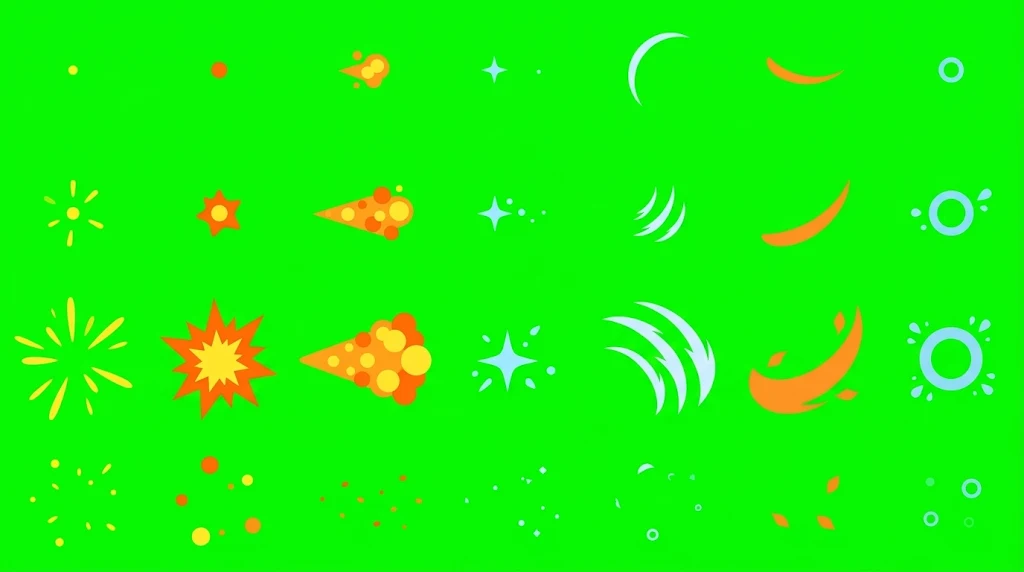
#> input picture animations/source/attack_effects.png, 1024 x 572 px; its folder holds only this picture in this run
$ python -i attack_effects.py   (imports and definitions only)
#> lines starting #> are read from the running program, lines starting #| are printed output that depends on the picture; after the words box and inside, x2 and y2 are one past the last pixel; in counts of white or black regions, pixels touching at a corner belong together
### scripts/extract_brawlers.py
"""Cut brawler sprites out of their source images and save them as transparent PNGs.

Sources (in brawlers/source/):
  - greenscreen_sheet.jpg : several brawlers on a green screen -> chroma-keyed and split
  - *_black.png           : one brawler on a solid black background -> black removed

Output: brawlers/<name>.png (RGBA, tightly cropped with a small padding)

Requires: numpy, Pillow
Run from the repo root:  python3 scripts/extract_brawlers.py
"""

from collections import deque
from pathlib import Path

import numpy as np
from PIL import Image, ImageFilter

ROOT = Path(__file__).resolve().parent.parent
SRC = ROOT / "brawlers" / "source"
OUT = ROOT / "brawlers"
PAD = 4  # transparent pixels kept around each cropped sprite

# Names for the green-screen sheet, in reading order (top row left->right, then bottom row).
SHEET_NAMES = ["chick", "tnt", "dragon", "wizard", "ghost"]
BLACK_BG_SOURCES = {"acorn": "acorn_black.png", "octopus": "octopus_black.png"}


# ---------------------------------------------------------------- helpers

# [19 lines left out: functions flood_from_border, flood, not called in this run]


def dilate(mask: np.ndarray, r: int) -> np.ndarray:
    out = mask.copy()
    for _ in range(r):
        m = out.copy()
        m[1:, :] |= out[:-1, :]
        m[:-1, :] |= out[1:, :]
        m[:, 1:] |= out[:, :-1]
        m[:, :-1] |= out[:, 1:]
        out = m
    return out


def label(mask: np.ndarray):
    """8-connected component labelling. Returns (labels, count)."""
    h, w = mask.shape
    labels = np.zeros((h, w), dtype=np.int32)
    n = 0
    for sy, sx in zip(*np.nonzero(mask)):
        if labels[sy, sx]:
            continue
        n += 1
        labels[sy, sx] = n
        q = deque([(sy, sx)])
        while q:
            y, x = q.popleft()
            for dy in (-1, 0, 1):
                for dx in (-1, 0, 1):
                    ny, nx = y + dy, x + dx
                    if 0 <= ny < h and 0 <= nx < w and mask[ny, nx] and not labels[ny, nx]:
                        labels[ny, nx] = n
                        q.append((ny, nx))
    return labels, n


# [228 lines left out: functions crop_to_alpha, unmix, window_stack, key_green, key_magenta, split_sheet and 2 more, not called in this run]


# [2 lines that do not run on import are left out]

### scripts/extract_effects.py
"""Trace the brawlers' particle effects out of their green-screen sheet.

Source (in effects/source/):
  - effects_greenscreen.jpg : 7 small clusters of flat shapes in a row, one per brawler

Output:
  - effects/<name>.png            each whole cluster, as it was drawn
  - effects/pieces/<name>_<n>.png every single shape of a cluster, biggest first (n = 1, 2, ...)

The sheet is small and every shape is one flat colour, so the shapes are traced rather than
just cut out: each pixel is assigned to one of the cluster's few colours, the outline is
enlarged 3x and re-sharpened, and the result is filled with the exact flat colour. That
gives crisp sprites with no green fringe.

Requires: numpy, Pillow
Run from the repo root:  python3 scripts/extract_effects.py
"""

from pathlib import Path

import numpy as np
from PIL import Image

from extract_brawlers import dilate, label
from shade_brawlers import blur

ROOT = Path(__file__).resolve().parent.parent
SRC = ROOT / "effects" / "source" / "effects_greenscreen.jpg"
OUT = ROOT / "effects"
PIECES = OUT / "pieces"

# Names of the clusters on the sheet, left to right, and the brawler each belongs to.
SHEET_NAMES = ["feathers", "spark", "fire", "magic", "mist", "leaves", "bubbles"]
BRAWLER = {"feathers": "chick", "spark": "tnt", "fire": "dragon", "magic": "wizard",
           "mist": "ghost", "leaves": "acorn", "bubbles": "octopus"}

SCALE = 3            # output is this many times larger than the sheet
PAD = 4              # transparent pixels kept around each sprite (in output pixels)
FG_DISTANCE = 45.0   # a pixel this far from the background colour is certainly a shape
CLUSTER_GAP = 22     # empty columns that separate two clusters on the sheet
MERGE = 38.0         # colours closer than this are the same flat colour
MIN_PIECE = 14       # ignore traced specks smaller than this many output pixels


def erode(mask: np.ndarray) -> np.ndarray:
    return ~dilate(~mask, 1)


# [10 lines left out: function find_clusters, not called in this run]


def flat_colours(pixels: np.ndarray, bg: np.ndarray, purest: bool = False) -> np.ndarray:
    """The few flat colours a set of pixels is painted in.

    purest: measure each colour from its purest pixels only. Needed when small shapes have a
    colour of their own (pebbles in a puff of dust): most of a small shape is soft edge, which
    is blended with the screen, so its average is off toward green.
    """
    q = Image.fromarray(pixels.astype(np.uint8).reshape(-1, 1, 3)).quantize(6, method=Image.MEDIANCUT)
    pal = np.array(q.getpalette()[:18], dtype=np.float32).reshape(6, 3)
    counts = np.bincount(np.asarray(q).ravel(), minlength=6)
    groups: list[list] = []          # [colour, pixel count]
    for i in np.argsort(-counts):
        if counts[i] == 0:
            continue
        for g in groups:
            if np.linalg.norm(g[0] - pal[i]) < MERGE:
                g[0] = (g[0] * g[1] + pal[i] * counts[i]) / (g[1] + counts[i])
                g[1] += counts[i]
                break
        else:
            groups.append([pal[i].copy(), int(counts[i])])
    groups = [g for g in groups if g[1] >= 0.04 * len(pixels)]
    # A soft edge blends a shape's colour with the background, which gives in-between colours
    # (orange on green looks olive). Those are not real colours of the art: drop every colour
    # that is just another, more common colour mixed with the background.
    keep: list[list] = []
    for colour, count in sorted(groups, key=lambda g: -g[1]):
        blended = False
        for other, _ in keep:
            d = other - bg
            a = float(((colour - bg) * d).sum() / (d * d).sum())
            if 0.25 < a < 0.95 and np.linalg.norm(colour - (bg + a * d)) < 22:
                blended = True
        if not blended:
            keep.append([colour, count])
    # Grouping can leave two versions of one colour (the same blue, once with a little green
    # from the screen in it). Join colours that are still close, the most common first.
    joined: list[list] = []
    for colour, count in keep:
        for g in joined:
            if np.linalg.norm(g[0] - colour) < MERGE:
                g[0] = (g[0] * g[1] + colour * count) / (g[1] + count)
                g[1] += count
                break
        else:
            joined.append([colour.copy(), count])
    colours = np.array([g[0] for g in joined], dtype=np.float32)
    if purest:
        # The purest pixels of a colour are the ones least like the screen.
        nearest = ((pixels[:, None, :] - colours[None]) ** 2).sum(-1).argmin(axis=1)
        for k in range(len(colours)):
            own = pixels[nearest == k]
            if len(own):
                far = np.sqrt(((own - bg) ** 2).sum(axis=1))
                colours[k] = np.median(own[far >= np.percentile(far, 70)], axis=0)
    # The art has no green in it, so a colour with more green than red or blue has picked
    # that up from the screen. Thin shapes do: take the extra green out.
    colours[:, 1] = np.minimum(colours[:, 1], np.maximum(colours[:, 0], colours[:, 2]))
    return colours


def resize(arr: np.ndarray, scale: int) -> np.ndarray:
    """Enlarge a float array smoothly."""
    img = Image.fromarray(arr.astype(np.float32), "F")
    return np.asarray(img.resize((arr.shape[1] * scale, arr.shape[0] * scale), Image.BICUBIC))


def trace(rgb: np.ndarray, fg: np.ndarray, bg: np.ndarray, purest: bool = False) -> np.ndarray:
    """Trace the flat shapes in `rgb` and return them as an RGBA image, SCALE times larger.

    purest: see flat_colours().
    """
    core = erode(fg)                     # pixels inside a shape, away from its soft edge
    deep = erode(core)
    sample = deep if deep.sum() >= 60 else core if core.sum() >= 30 else fg
    palette = flat_colours(rgb[sample], bg, purest)
    d = palette - bg                                                     # (K,3)

    # Every pixel is a blend of one flat colour F and the background B: P = a*F + (1-a)*B.
    # For each colour of the palette: how solid (a) the pixel would be, and how well that fits.
    p = rgb - bg
    a_all = np.clip((p[None] * d[:, None, None, :]).sum(-1) / (d * d).sum(-1)[:, None, None], 0.0, 1.0)
    err = ((p[None] - a_all[..., None] * d[:, None, None, :]) ** 2).sum(-1)
    fits = err.argmin(axis=0)                                            # best-fitting colour
    solidity = np.take_along_axis(a_all, fits[None], axis=0)[0]

    # Which flat colour is each pixel? Where the pixel is nearly pure, the best fit is
    # reliable. On the soft edge it is not (the colour there is mostly background), so the
    # answer spreads outward from the reliable pixels of the same shape instead.
    region = dilate(fg, 2)
    which = np.where(region & (deep | (solidity > 0.85)), fits, -1)
    for _ in range(4):
        grown = which.copy()
        for dy in (-1, 0, 1):
            for dx in (-1, 0, 1):
                moved = np.roll(np.roll(which, dy, axis=0), dx, axis=1)
                take = (grown < 0) & (moved >= 0) & region
                grown[take] = moved[take]
        which = grown
    which = np.where((which < 0) & region, fits, which)                  # shapes with no pure pixel
    # Image noise leaves a few stray pixels of the wrong colour; each pixel takes the colour
    # most common among itself and its 8 neighbours.
    for _ in range(2):
        votes = np.zeros((len(palette),) + which.shape, dtype=np.int32)
        for dy in (-1, 0, 1):
            for dx in (-1, 0, 1):
                moved = np.roll(np.roll(which, dy, axis=0), dx, axis=1)
                for k in range(len(palette)):
                    votes[k] += moved == k
        which = np.where(which >= 0, votes.argmax(axis=0), which)

    # How solid is each pixel: fully solid deep inside a shape, otherwise from the blend.
    alpha = np.take_along_axis(a_all, np.maximum(which, 0)[None], axis=0)[0]
    alpha = np.where(deep, 1.0, alpha)
    alpha[~region] = 0.0

    # Enlarge. The outline is smoothed and re-sharpened; each colour area is enlarged on its
    # own and the strongest one wins, which keeps the borders between two colours crisp.
    big = blur(resize(alpha, SCALE), 1.0)
    t = np.clip((big - 0.30) / 0.30, 0.0, 1.0)
    alpha_big = t * t * (3 - 2 * t)
    area = np.stack([blur(resize(alpha * (which == k), SCALE), 2.0) for k in range(len(palette))])
    colour = palette[area.argmax(axis=0)]
    out = np.dstack([colour, alpha_big * 255.0])
    return np.clip(out + 0.5, 0, 255).astype(np.uint8)


# [39 lines left out: functions crop, main, not called in this run]


# [2 lines that do not run on import are left out]

### scripts/shade_brawlers.py
"""Give the flat brawler sprites soft, rounded 3D shading.

Input:  brawlers/<name>.png                   (flat sprites)
Output: brawlers/shaded/<name>.png            (same design, shaded, at 2x the size)
        brawlers/shaded_mirrored/<name>.png   (the same, facing the other way)

The mirrored sprites are mirrored first and shaded afterwards, so the light comes from the
top left in both folders. Never mirror a shaded sprite directly: its light would flip too.

How it works: every colour region of a sprite (body, wing, hat...) is "inflated" from its
dark outline inward into a smooth height map. That height map is lit from the top left,
which adds a soft highlight, a soft shadow and a few glossy spots. Outlines and dark
features are left untouched, so the design itself never changes.

Requires: numpy, Pillow
Run from the repo root:  python3 scripts/shade_brawlers.py
"""

from pathlib import Path

import numpy as np
from PIL import Image, ImageFilter

from extract_brawlers import dilate, label

ROOT = Path(__file__).resolve().parent.parent
SRC = ROOT / "brawlers"
OUT = ROOT / "brawlers" / "shaded"
OUT_MIRRORED = ROOT / "brawlers" / "shaded_mirrored"

LETTERED = {"tnt"}                            # sprites with the letters "TNT" on them

UPSCALE = 2                                   # shading is computed (and saved) at 2x for smoothness
LIGHT = np.array([-0.55, -0.70, 0.46])        # light direction: from the top left, toward the viewer
WARM_WHITE = np.array([255, 252, 240.0])


def blur(arr: np.ndarray, sigma: float) -> np.ndarray:
    """Gaussian blur in full float precision (an 8-bit blur causes visible banding)."""
    if sigma <= 0:
        return arr.astype(np.float32)
    r = max(1, int(sigma * 3 + 0.5))
    k = np.exp(-0.5 * (np.arange(-r, r + 1) / sigma) ** 2).astype(np.float32)
    k /= k.sum()
    out = arr.astype(np.float32)
    for axis in (0, 1):
        pad = [(0, 0), (0, 0)]
        pad[axis] = (r, r)
        src = np.pad(out, pad, mode="edge")
        acc = np.zeros_like(out)
        n = out.shape[axis]
        for i, w in enumerate(k):
            acc += w * (src[i:i + n, :] if axis == 0 else src[:, i:i + n])
        out = acc
    return out


# [125 lines left out: functions shade_sprite, letter_labels, mirror_keep_letters, mirror_sprite, main, not called in this run]


# [2 lines that do not run on import are left out]

### scripts/attack_effects.py
"""Cut the brawlers' attack effects out of their sheet and fit each one to its attack.

Source: animations/source/attack_effects.png, a grid of flat shapes on a green screen.
        Each column is one brawler's effect, read from top to bottom in 4 steps: it appears,
        grows, hits, and breaks up.

Output: animations/<brawler>/attack_effect.png, the 4 steps side by side, drawn at the same
        scale as the brawler's frames, plus what a game needs to place and time it (returned
        to extract_animations.py, which writes it into animations.json).

The shapes are traced like the other effects (see extract_effects.py), so they stay crisp
and flat. Every step of an effect gets the same cell size, with the effect's anchor point in
the same place: its middle, or for an effect that shoots forward, the tip it grows from.

This file is used by extract_animations.py; it is not meant to be run on its own.
"""

import math
from pathlib import Path

import numpy as np
from PIL import Image

import brawler_motion as motion
import extract_effects as fx
from extract_brawlers import dilate, label

ROOT = Path(__file__).resolve().parent.parent
SHEET = ROOT / "animations" / "source" / "attack_effects.png"
OUT = ROOT / "animations"

COLUMNS = ["chick", "tnt", "dragon", "wizard", "ghost", "acorn", "octopus"]   # the sheet, left to right
STEPS = 4
PAD = 4               # transparent pixels around the shapes in a cell

# How each effect is fitted to its brawler.
#   grows     "out" from its middle, or "forward" from its left tip
#   size      the longest side of the effect at its biggest, in pixels of the brawler's frame
#   point     where the effect's anchor goes: x, y in the brawler's frame, on its striking pose
#   lead_ms   how long before the hit lands the effect starts (optional)
#   frame_ms  how long each step shows (optional)
#   colour    paint the effect in this colour instead of the traced one (optional)
EFFECTS = {
    "chick":   {"grows": "out", "size": 120, "point": (216, 240), "colour": (245, 219, 57)},   # a click at the beak
    "tnt":     {"grows": "out", "size": 380, "point": (140, 195)},                             # an explosion
    "dragon":  {"grows": "forward", "size": 220, "point": (232, 122), "lead_ms": 30},          # fire from the mouth
    "wizard":  {"grows": "out", "size": 170, "point": (392, 163)},                             # magic at the staff
    "ghost":   {"grows": "out", "size": 200, "point": (370, 185), "lead_ms": 40},              # a swipe of its claws
    "acorn":   {"grows": "out", "size": 210, "point": (245, 140), "lead_ms": 50},              # the swing of its leaf
    "octopus": {"grows": "out", "size": 160, "point": (318, 212)},                             # a splash at the tentacle
}
# How long each step shows: it appears, grows, hits, breaks up. The first three fit inside
# the time a brawler holds its striking pose, so fire stops when the mouth closes.
FRAME_MS = [40, 50, 100, 150]


def cut_sheet() -> dict[str, list[np.ndarray]]:
    """Trace the sheet. For every brawler: its 4 steps, as RGBA images the size of a sheet column."""
    rgb = np.asarray(Image.open(SHEET).convert("RGB")).astype(np.float32)
    h, w = rgb.shape[:2]
#> h = 572; w = 1024
    bg = np.median(np.concatenate([rgb[0], rgb[-1], rgb[:, 0], rgb[:, -1]]), axis=0)
#> bg = [9, 245, 5]
    fg = np.sqrt(((rgb - bg) ** 2).sum(axis=2)) > fx.FG_DISTANCE
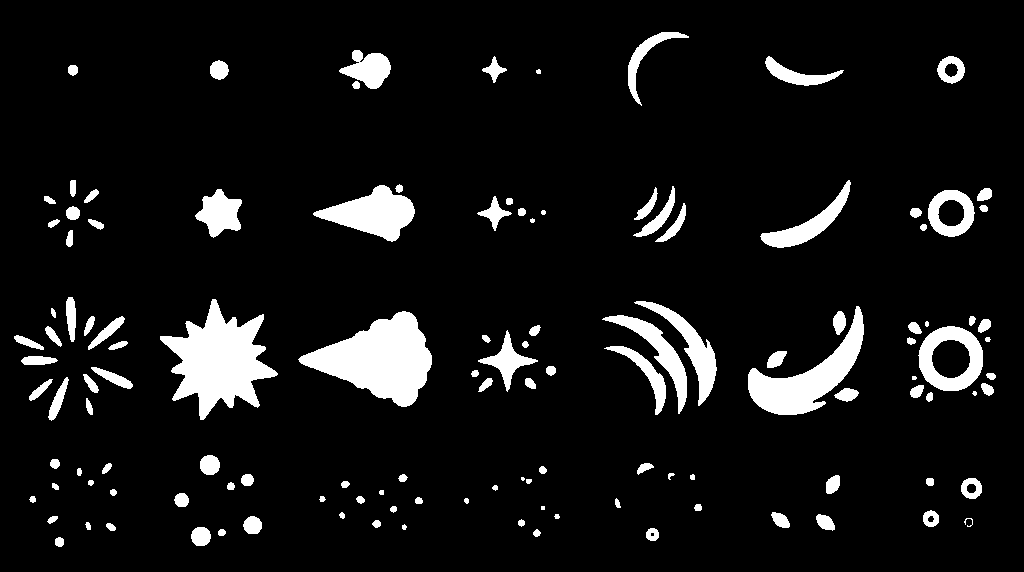
#> fg: shape (572, 1024) bool; 8.3% white; 126 white regions (5 under 20 px), largest, box (x1, y1, x2, y2) and area: (160, 299, 278, 420) 7007, (298, 311, 432, 407) 6959, (748, 306, 864, 415) 4344

    out = {}
    for c, brawler in enumerate(COLUMNS):
        x0, x1 = round(c * w / len(COLUMNS)), round((c + 1) * w / len(COLUMNS))
        rgba = fx.trace(rgb[:, x0:x1], fg[:, x0:x1], bg)          # one set of colours for the whole column
        # Every shape belongs to the step whose row its middle is in.
        labels, n = label(rgba[..., 3] > 127)
        rows = [np.zeros(labels.shape, dtype=bool) for _ in range(STEPS)]
        for i in range(1, n + 1):
            shape = labels == i
            ys = np.nonzero(shape)[0]
            rows[min(int(ys.mean() * STEPS / labels.shape[0]), STEPS - 1)] |= shape
        if not all(row.any() for row in rows):
            raise SystemExit(f"{SHEET.name}: column {c + 1} ({brawler}) does not have {STEPS} steps")
        steps = []
        for row in rows:
            step = rgba.copy()
            step[..., 3] = np.where(dilate(row, 3), step[..., 3], 0)   # the shapes with their soft edges
            steps.append(step)
        out[brawler] = steps
#> this loop made 7 passes
#> (palette in trace, d in trace, n) on passes 2, 5, 7: ([[247.5, 109.8, 3.62], [253, 224.9, 47.53]], [[238.5, -135.2, -1.38], [244, -20.08, 42.53]], 10), ([[196.5, 239.9, 239.9]], [[187.5, -5.05, 234.9]], 13), ([[141.7, 224.2, 238.3]], [[132.7, -20.81, 233.3]], 22)
#> (d in trace, n) on passes 4, 6: ([[144.7, -6.55, 236.4]], 24), ([[238.1, -94.62, 26.53]], 9)
#> pass 1, in dilate, `out = mask.copy()`:
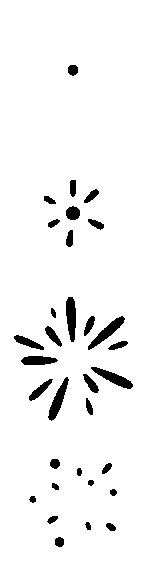
#> out: shape (572, 146) bool; 95.3% white; 32 black regions, largest, box (x1, y1, x2, y2) and area: (88, 316, 125, 350) 359, (66, 297, 76, 342) 347, (91, 367, 133, 389) 345
#> pass 1, in trace, `core = erode(fg)`:
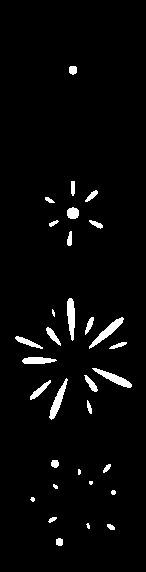
#> core: shape (572, 146) bool; 3.2% white; 32 white regions (6 under 20 px), largest, box (x1, y1, x2, y2) and area: (89, 317, 124, 349) 277, (92, 368, 132, 388) 259, (49, 378, 68, 420) 256
#> pass 1, in trace, `deep = erode(core)`:
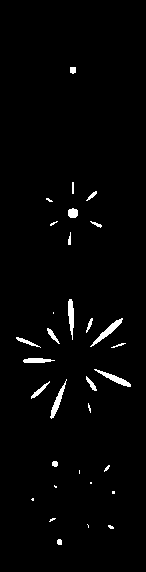
#> deep: shape (572, 146) bool; 2% white; 32 white regions (13 under 20 px), largest, box (x1, y1, x2, y2) and area: (90, 318, 123, 347) 202, (94, 369, 131, 387) 179, (50, 379, 67, 419) 173
#> after the loop:
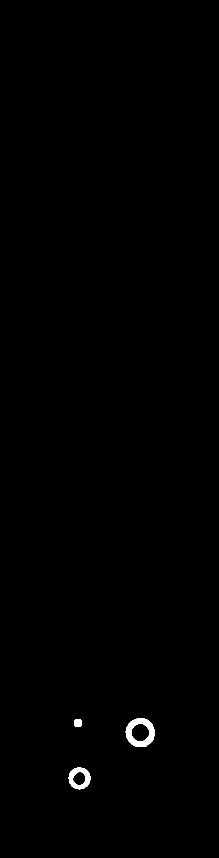
#> row: shape (1716, 438) bool (shown at 1/2 size); 0.39% white; 3 white regions, box (x1, y1, x2, y2) and area: (251, 1436, 310, 1494) 1716, (137, 1535, 181, 1579) 1037, (149, 1439, 163, 1453) 192
#> after the loop:
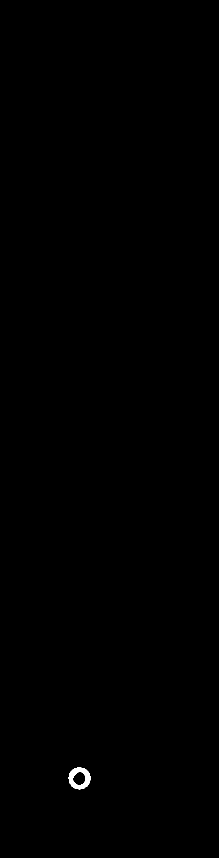
#> shape: shape (1716, 438) bool (shown at 1/2 size); 0.14% white; 1 white region, box (x1, y1, x2, y2) and area: (137, 1535, 181, 1579) 1037
#> after the loop:
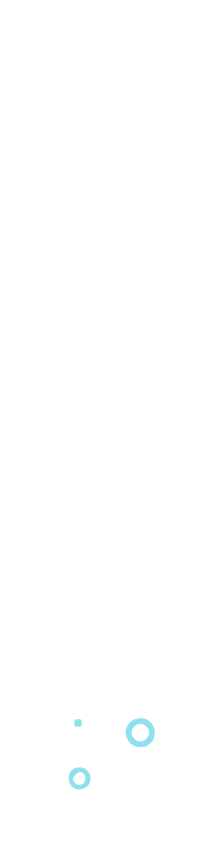
#> step: shape (1716, 438, 4) (shown at 1/2 size); mean R, G, B, A 142, 224, 238, 1; transparent parts drawn white
#> after the loop, out = 7 items
    return out


def box_of(step: np.ndarray) -> tuple[int, int, int, int]:
    ys, xs = np.nonzero(step[..., 3] > 127)
    return int(xs.min()), int(ys.min()), int(xs.max()) + 1, int(ys.max()) + 1


# [87 lines left out: functions anchors_of, fit, placed, build, not called in this run]

>>> result = cut_sheet()
#> result = 7 items
